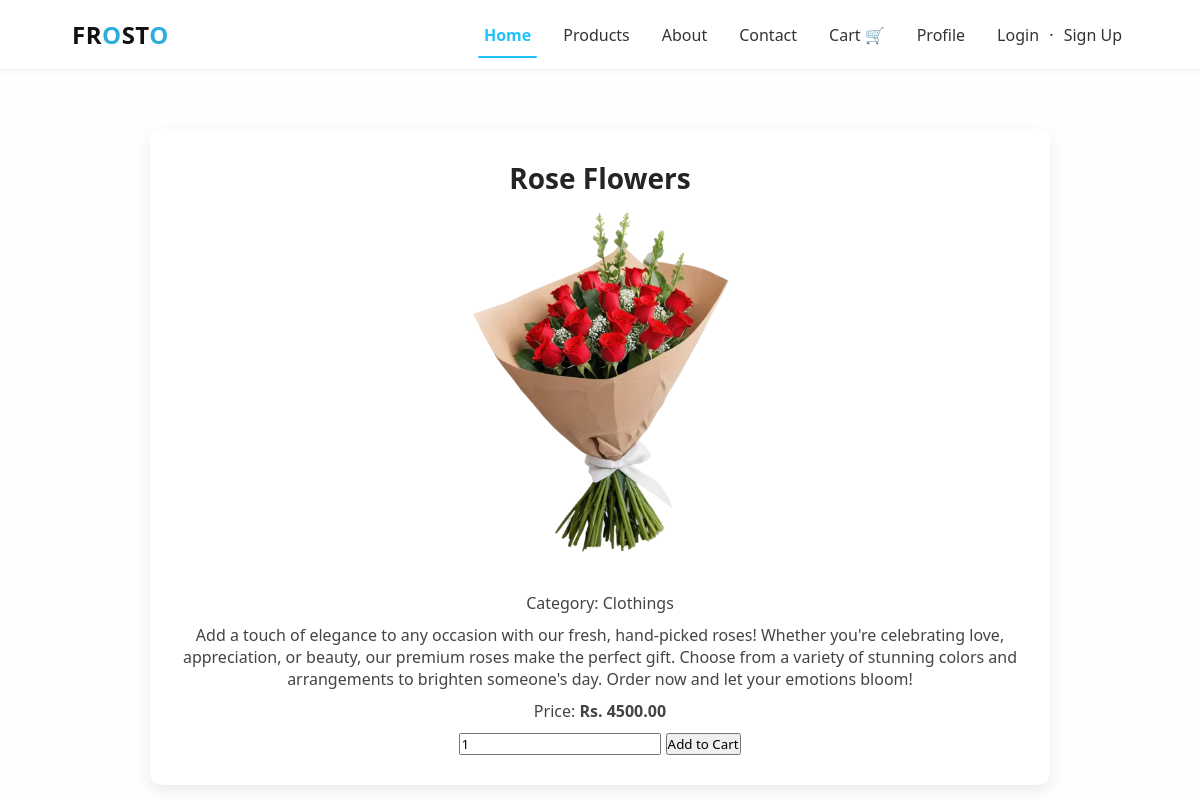
/product_detail.php?id=6, run on the app's committed database.
### tables this page shows
CREATE TABLE `products` (
  `id` int(11) NOT NULL,
  `name` varchar(100) NOT NULL,
  `category` varchar(50) NOT NULL,
  `description` text DEFAULT NULL,
  `price` decimal(10,2) NOT NULL,
  `image_path` varchar(255) DEFAULT NULL,
  `stock` int(11) DEFAULT 0
);

### product_detail.php (the view, shortened to what this page needs)
<?php
require 'includes/db.php';
include 'nav.php';
$id = $_GET['id'];
$result = mysqli_query($conn, "SELECT * FROM products WHERE id=$id");
$product = mysqli_fetch_assoc($result);
?>
<!DOCTYPE html>
<html>
<head>
  <link rel="stylesheet" href="css/style.css">
</head>
<body>
  <div class="product-detail-wrapper">
    <h2><?php echo htmlspecialchars($product['name']); ?></h2>
    <img src="images/<?php echo htmlspecialchars($product['image_path']); ?>" alt="">
    <p>Category: <?php echo htmlspecialchars($product['category']); ?></p>
    <p><?php echo nl2br(htmlspecialchars($product['description'])); ?></p>
    <p>Price: <strong>Rs. <?php echo $product['price']; ?></strong></p>
    <form action="cart.php" method="POST">
<form action="cart.php" method="POST">
  <input type="number" name="quantity" value="1" min="1">
  <button type="submit" name="add_to_cart">Add to Cart</button>
</form>
    </form>
  </div>
</body>
</html>

### css/style.css (style rules this page uses)
* { margin: 0; padding: 0; box-sizing: border-box; font-family: 'Segoe UI', sans-serif; }
html, body { height: 100%; margin: 0; display: flex; flex-direction: column; }
body { background-color: #fffdfd; color: #050505df; }
.product-detail-wrapper { max-width: 900px; margin: 60px auto; padding: 30px; background-color: white; border-radius: 12px; box-shadow: 0 6px 16px rgba(0, 0, 0, 0.08); text-align: center; }
.product-detail-wrapper img { width: 100%; max-width: 350px; height: auto; object-fit: contain; margin-bottom: 20px; border-radius: 10px; }
.product-detail-wrapper h2 { font-size: 28px; margin-bottom: 10px; }
.product-detail-wrapper p { margin: 10px 0; color: #444; font-size: 16px; }

### nav.php (style rules this page uses)
* { box-sizing:border-box;margin:0;padding:0 }
body { font-family:'Segoe UI',sans-serif;color:#111 }

### data on the page
products: name "Rose Flowers", image_path (picture), category "Clothings", description "Add a touch of elegance to any occasion with our fresh, hand-picked roses! Whether you're celebrating love, appreciation, or beauty, our premium roses make the perfect gift. Choose from a variety of stunning colors and arrangements to brighten someone's day. Order now and let your emotions bloom!", price "4500.00"
